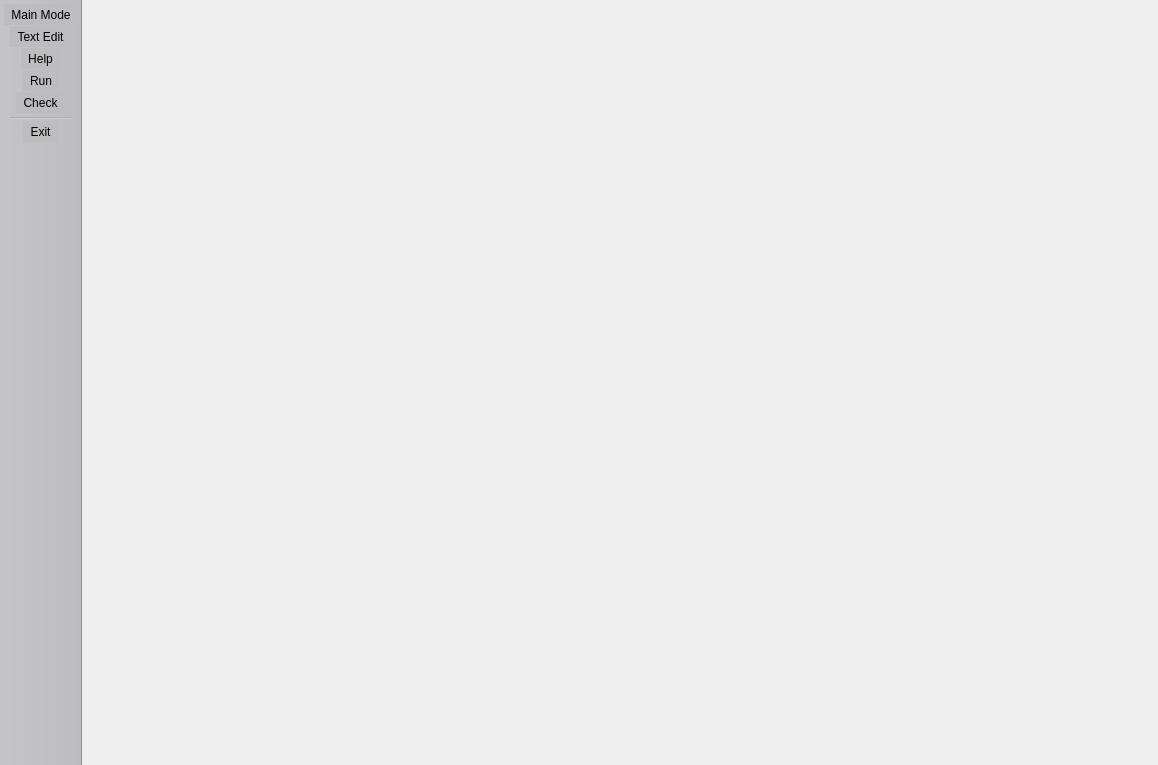
<?xml version="1.0" encoding="UTF-8"?>
<ui version="4.0">
 <class>ArtiGui</class>
 <widget class="QMainWindow" name="ArtiGui">
  <property name="geometry">
   <rect>
    <x>0</x>
    <y>0</y>
    <width>1158</width>
    <height>765</height>
   </rect>
  </property>
  <property name="windowTitle">
   <string>Arti Artifact Generator</string>
  </property>
  <property name="windowIcon">
   <iconset resource="../icons/arti.qrc">
    <normaloff>:/arti/arti</normaloff>:/arti/arti</iconset>
  </property>
  <widget class="QWidget" name="centralwidget">
   <layout class="QVBoxLayout" name="verticalLayout">
    <property name="spacing">
     <number>0</number>
    </property>
    <property name="leftMargin">
     <number>0</number>
    </property>
    <property name="topMargin">
     <number>0</number>
    </property>
    <property name="rightMargin">
     <number>0</number>
    </property>
    <property name="bottomMargin">
     <number>0</number>
    </property>
    <item>
     <widget class="QStackedWidget" name="modeStack"/>
    </item>
   </layout>
  </widget>
  <widget class="QToolBar" name="modeToolbar">
   <property name="windowTitle">
    <string>toolBar</string>
   </property>
   <property name="styleSheet">
    <string notr="true">background-color: rgb(189, 189, 191);
</string>
   </property>
   <property name="movable">
    <bool>false</bool>
   </property>
   <property name="allowedAreas">
    <set>Qt::ToolBarArea::LeftToolBarArea</set>
   </property>
   <property name="toolButtonStyle">
    <enum>Qt::ToolButtonStyle::ToolButtonTextUnderIcon</enum>
   </property>
   <property name="floatable">
    <bool>false</bool>
   </property>
   <attribute name="toolBarArea">
    <enum>LeftToolBarArea</enum>
   </attribute>
   <attribute name="toolBarBreak">
    <bool>false</bool>
   </attribute>
   <addaction name="mainModeAct"/>
   <addaction name="textModeAct"/>
   <addaction name="helpModeAct"/>
   <addaction name="runAct"/>
   <addaction name="checkAct"/>
   <addaction name="separator"/>
   <addaction name="exitAct"/>
  </widget>
  <action name="runAct">
   <property name="icon">
    <iconset resource="../../../resources/icons/custom/custom_icons.qrc">
     <normaloff>:/custom/run</normaloff>:/custom/run</iconset>
   </property>
   <property name="text">
    <string>Run</string>
   </property>
  </action>
  <action name="helpModeAct">
   <property name="checkable">
    <bool>true</bool>
   </property>
   <property name="icon">
    <iconset resource="../../../resources/icons/basic/basic_icons.qrc">
     <normaloff>:/basic/help.png</normaloff>:/basic/help.png</iconset>
   </property>
   <property name="text">
    <string>Help</string>
   </property>
  </action>
  <action name="mainModeAct">
   <property name="checkable">
    <bool>true</bool>
   </property>
   <property name="icon">
    <iconset resource="../../../resources/icons/basic/basic_icons.qrc">
     <normaloff>:/basic/options.png</normaloff>:/basic/options.png</iconset>
   </property>
   <property name="text">
    <string>Main Mode</string>
   </property>
   <property name="toolTip">
    <string>Main Mode</string>
   </property>
  </action>
  <action name="exitAct">
   <property name="icon">
    <iconset resource="../../../resources/icons/custom/custom_icons.qrc">
     <normaloff>:/custom/exit</normaloff>:/custom/exit</iconset>
   </property>
   <property name="text">
    <string>Exit</string>
   </property>
   <property name="toolTip">
    <string>Exit application</string>
   </property>
  </action>
  <action name="textModeAct">
   <property name="checkable">
    <bool>true</bool>
   </property>
   <property name="icon">
    <iconset resource="../../../resources/icons/basic/basic_icons.qrc">
     <normaloff>:/basic/tool_pencil.png</normaloff>:/basic/tool_pencil.png</iconset>
   </property>
   <property name="text">
    <string>Text Edit</string>
   </property>
   <property name="toolTip">
    <string>Text Edit Mode</string>
   </property>
   <property name="menuRole">
    <enum>QAction::MenuRole::TextHeuristicRole</enum>
   </property>
  </action>
  <action name="checkAct">
   <property name="icon">
    <iconset resource="../../../resources/icons/custom/custom_icons.qrc">
     <normaloff>:/custom/check</normaloff>:/custom/check</iconset>
   </property>
   <property name="text">
    <string>Check</string>
   </property>
   <property name="toolTip">
    <string>Perform syntax check of current file</string>
   </property>
   <property name="menuRole">
    <enum>QAction::MenuRole::TextHeuristicRole</enum>
   </property>
  </action>
 </widget>
 <resources>
  <include location="../../../resources/icons/custom/custom_icons.qrc"/>
  <include location="../icons/arti.qrc"/>
  <include location="../../../resources/icons/basic/basic_icons.qrc"/>
  <include location="../../../resources/icons/basic/basic_icons.qrc"/>
  <include location="../../../resources/icons/custom/custom_icons.qrc"/>
  <include location="../../../resources/icons/basic/basic_icons.qrc"/>
  <include location="../../../resources/icons/basic/basic_icons.qrc"/>
  <include location="../../../resources/icons/custom/custom_icons.qrc"/>
  <include location="../../../resources/icons/basic/basic_icons.qrc"/>
  <include location="../../../resources/icons/basic/basic_icons.qrc"/>
 </resources>
 <connections/>
</ui>
